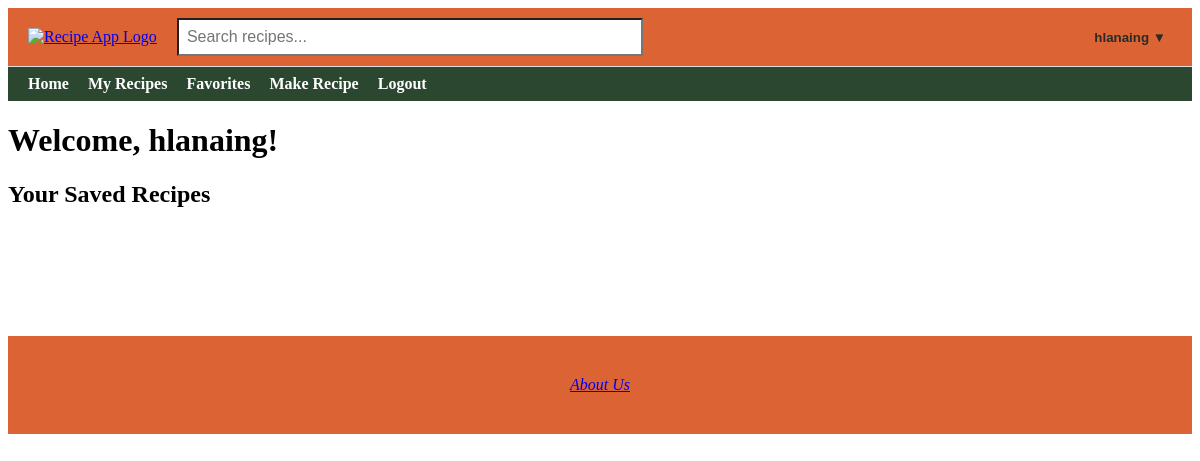
The page /recipes (signed in) on the database as committed earlier.
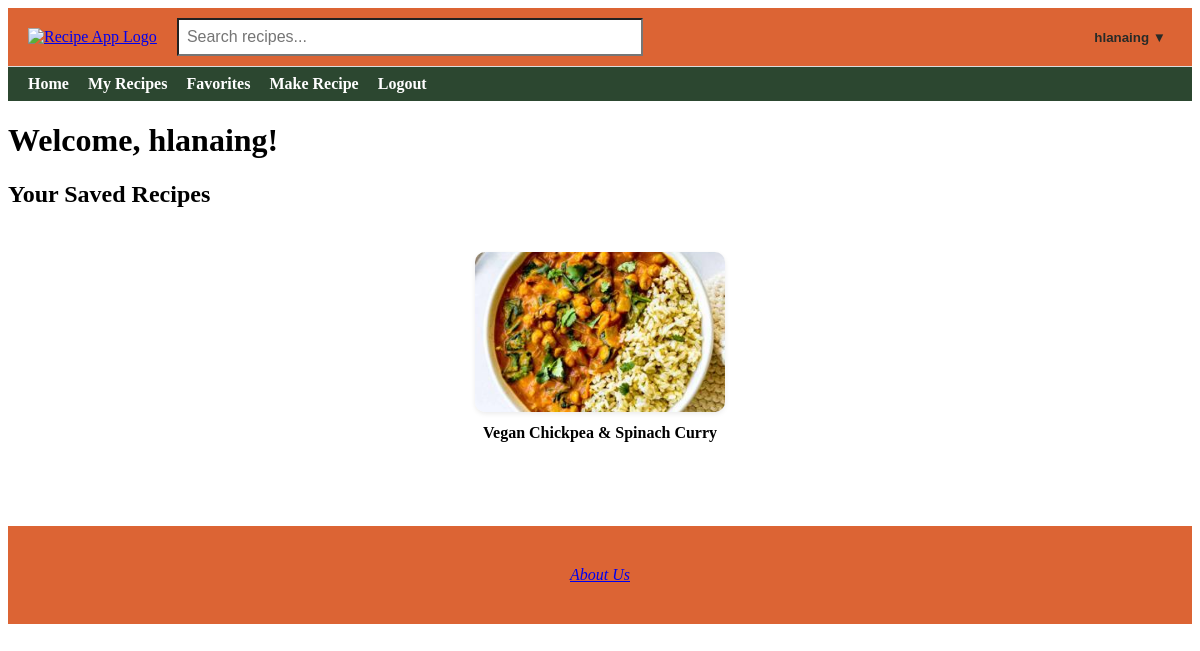
The same page on the database as committed later.
### app/models.py (models this page shows, shortened)
class Recipe(db.Model):
    id = db.Column(db.Integer, primary_key=True)
    title = db.Column(db.String(100), nullable=False)
    description = db.Column(db.Text, nullable=False)
    ingredients = db.Column(db.Text, nullable=True)
    instructions = db.Column(db.Text, nullable=True)
    image_filename = db.Column(db.String(120), nullable=True)
    created = db.Column(db.DateTime, default=get_local_time)
    user_id = db.Column(db.Integer, db.ForeignKey('user.id'), nullable=False)
    rating_sum = db.Column(db.Integer, default=0)
    rating_count = db.Column(db.Integer, default=0)
    user = db.relationship('User', backref=db.backref('user_recipes', lazy=True), overlaps="author,recipes")
    comments = db.relationship('Comment', backref=db.backref('recipe', lazy=True)) #Relationship to comments (one-to-many)
    tags = db.relationship(
        'Tag',
        secondary=recipe_tags,
        backref=db.backref('recipes', lazy='dynamic'),
        lazy='dynamic'
    )

### app/routes.py (the view)
@app.route('/recipes')
@login_required
def recipes():
    recipes = Recipe.query.filter_by(user_id=current_user.id).all()
    missing_images_count = sum(1 for r in recipes if not r.image_filename)
    placeholder_colors = get_placeholder_colors(missing_images_count)
    return render_template('recipes.html', recipes=recipes, name=current_user.username, placeholder_colors=placeholder_colors)

### app/routes.py (called while the page is built)
def get_placeholder_colors(count):
    colors = [
        "#FF6B6B", "#6BCB77", "#4D96FF", "#FFC75F",
        "#F9F871", "#A393EB", "#FF9671", "#00C9A7",
        "#D65DB1", "#845EC2"
    ]
    random.shuffle(colors)
    return colors[:count]

@login_manager.user_loader
def load_user(user_id):
    return User.query.get(int(user_id))

@app.context_processor
def inject_user():
    return dict(current_user=current_user)

### app/templates/recipes.html (shortened to what this page needs)
{% extends "base.html" %}
{% block content %}
<h1>Welcome, {{ name }}!</h1>
<h2>Your Saved Recipes</h2>
{% set colors = ['#FF6B6B', '#6BCB77', '#4D96FF', '#FFC75F', '#F9F871', '#A393EB', '#FF9671', '#00C9A7', '#D65DB1', '#845EC2'] %}
<div class="recipe-grid">
    {% for recipe in recipes %}
        {% set has_image = recipe.image_filename is not none %}
        {% set color = colors[recipe.id % colors|length] %}
        <a href="{{ url_for('recipe_details', id=recipe.id) }}"
           class="recipe-card {% if has_image %}has-image{% endif %}">
            <div class="recipe-card-box"
                 style="background-color: {% if not has_image %}{{ color }}{% else %}transparent{% endif %};">
                {% if has_image %}
                    <img src="{{ url_for('static', filename='uploads/' + recipe.image_filename) }}"
                         alt="{{ recipe.title }}">
                {% endif %}
            </div>
            <div class="recipe-title">{{ recipe.title }}</div>
        </a>
    {% endfor %}
</div>
{% endblock %}

Rows that differ between the two databases and show on the page:
added Recipe: image_filename (picture), title "Vegan Chickpea & Spinach Curry"
